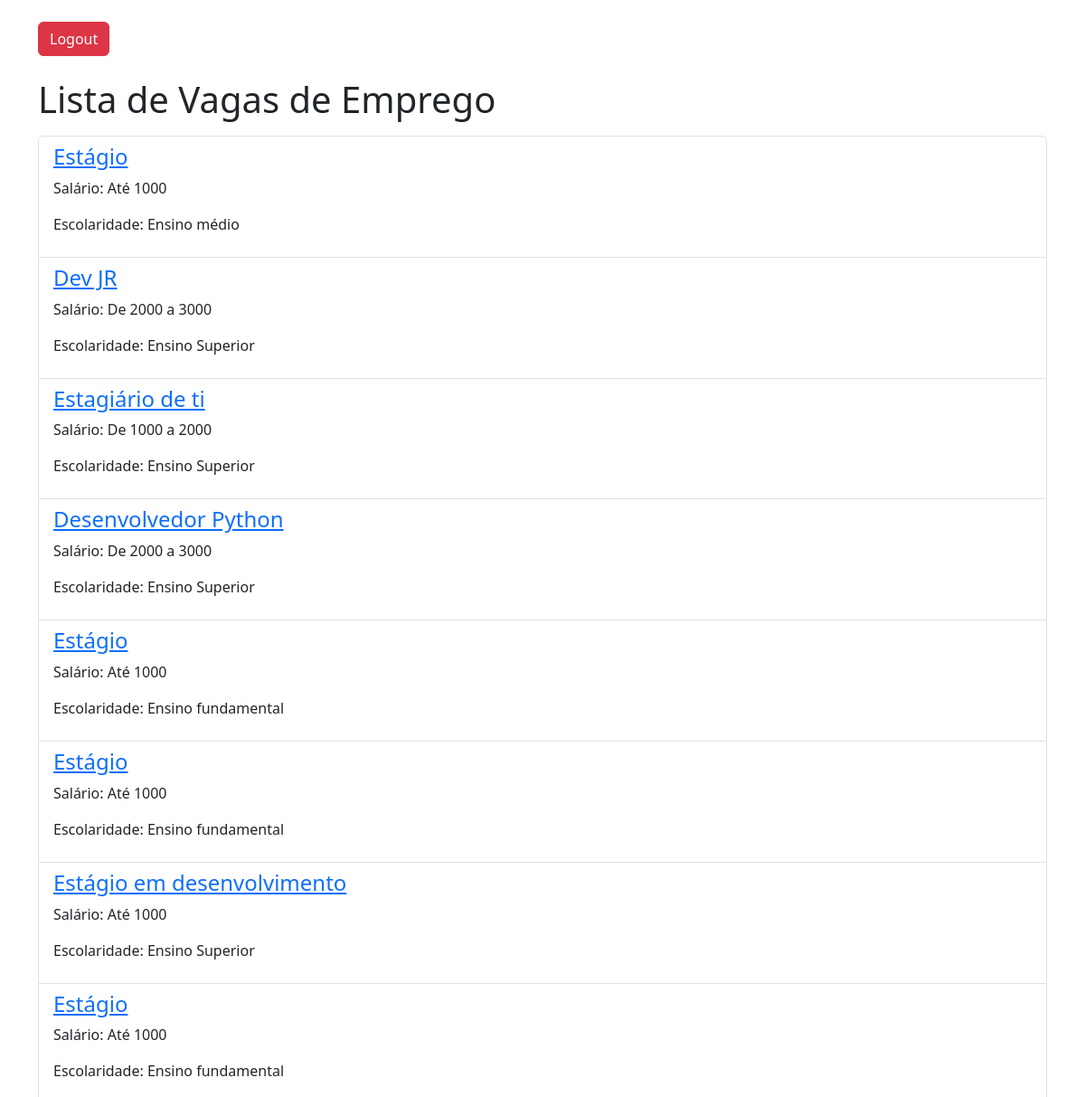
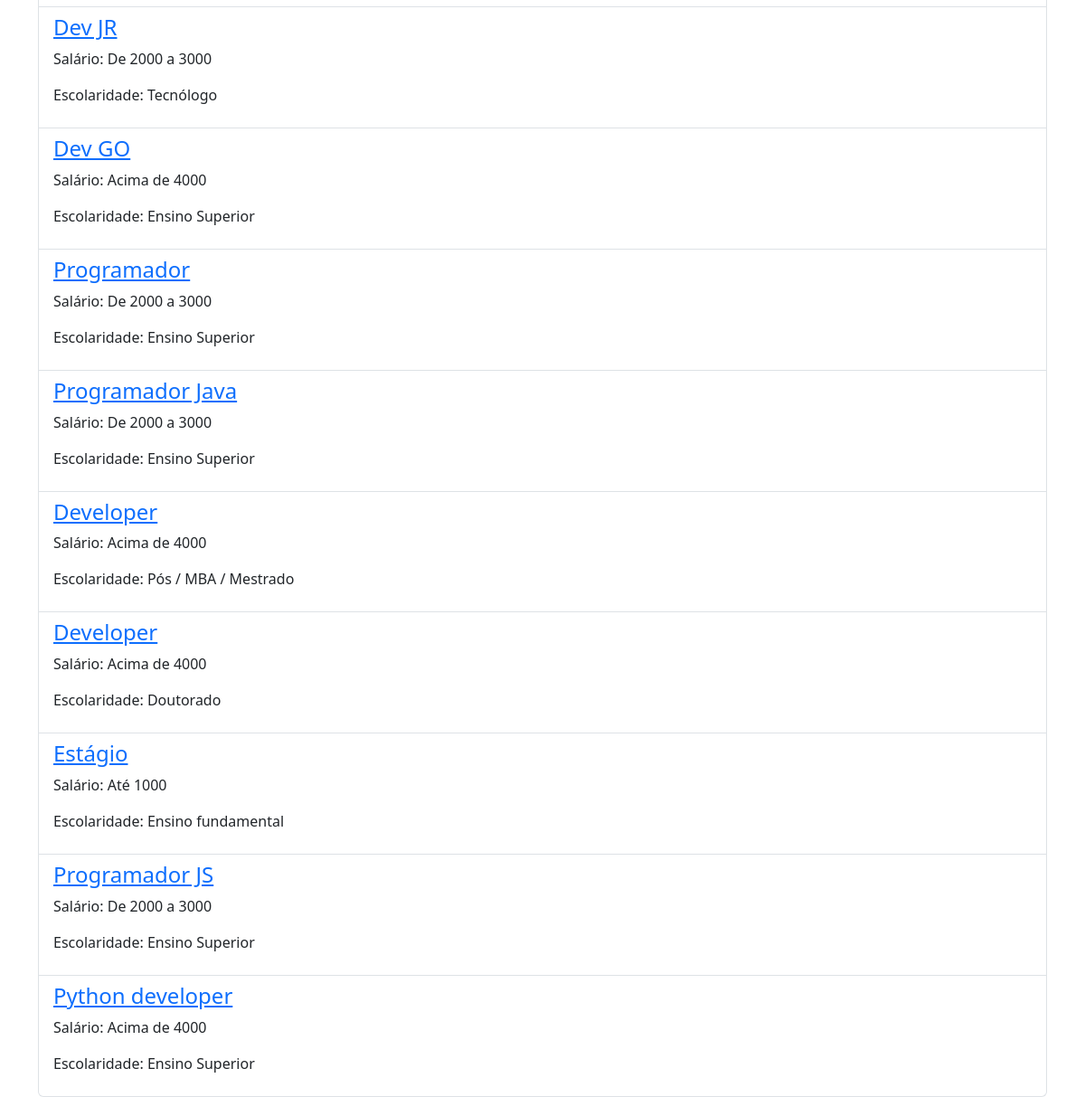
Before: /auth/vagas/ (signed in) with the older database file (2 pictures, top to bottom).
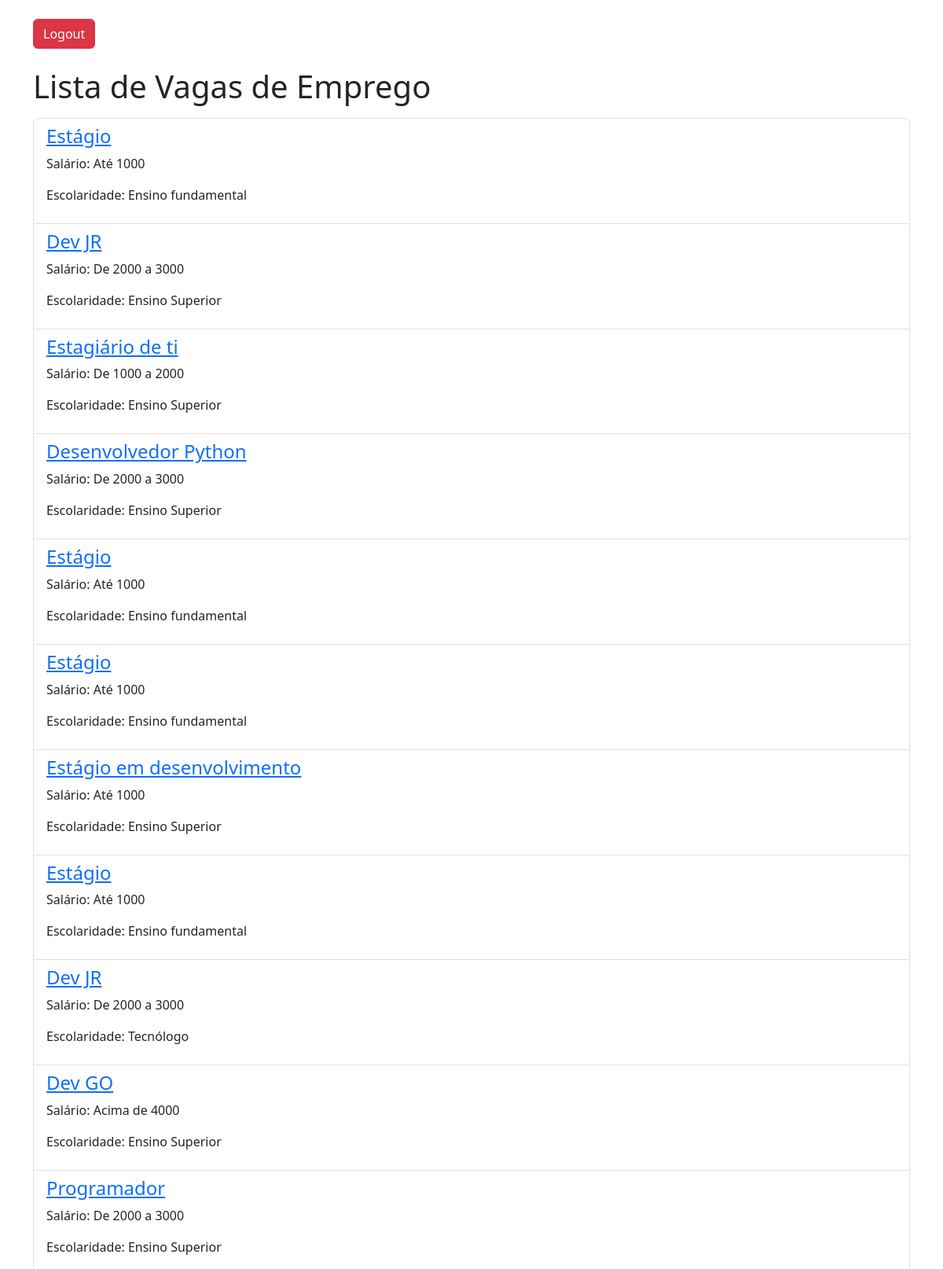
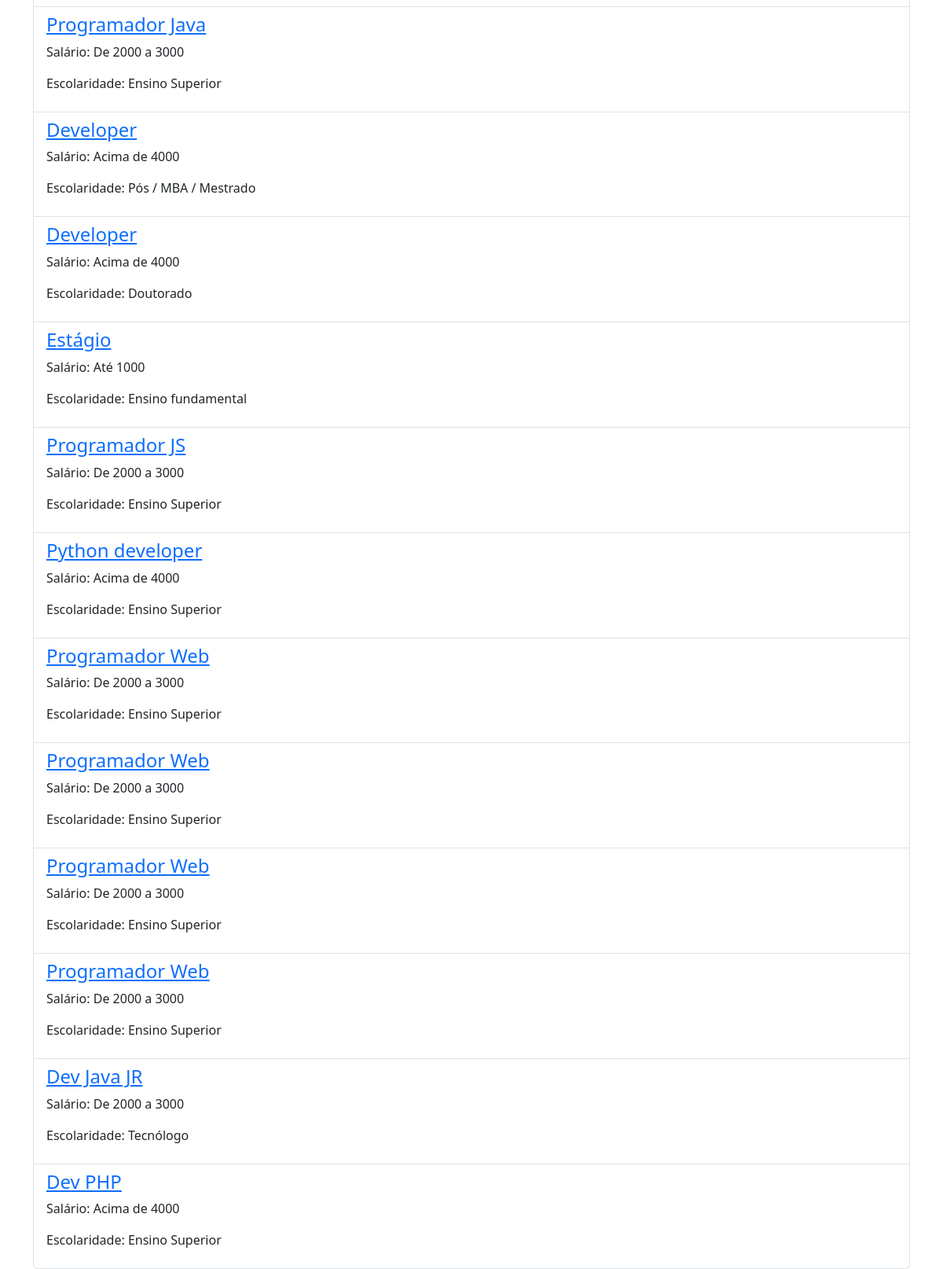
After: the same page with the newer database file (2 pictures, top to bottom).
### empresas/models.py (models this page shows)
class Vagas(models.Model):
    empresa = models.CharField(max_length=100)
    titulo = models.CharField(max_length=150)
    salario = models.CharField(max_length=50)
    escolaridade = models.CharField(max_length=50)

### app_vagas/views.py (the view)
# urls.py: path("vagas/", views.vagas_home, name="vagas_home"),
@login_required(login_url="/")
@has_role_decorator("candidato")
def vagas_home(request):
    vagas = Vagas.objects.all()
    return render(request, "vagas_home.html", {"vagas": vagas})

### app_vagas/templates/vagas_home.html (shortened to what this page needs)
<!DOCTYPE html>
<html lang="en">
<head>
    <link href="https://cdn.jsdelivr.net/npm/bootstrap@5.3.0/dist/css/bootstrap.min.css" rel="stylesheet">
</head>
<body>
    <div class="container mt-4">
        <div class="d-flex justify-content-between">
            <a href="{% url 'logout_view' %}" class="btn btn-danger">Logout</a>
        </div>
        <br>
        <h1 class="mb-3">Lista de Vagas de Emprego</h1>
        <ul class="list-group">
            {% for vaga in vagas %}
                <li class="list-group-item">
                    <a href="{{vaga.id}}"><h4>{{ vaga.titulo }}</h4></a>
                    <p>Salário: {{ vaga.salario }}</p>
                    <p>Escolaridade: {{ vaga.escolaridade }}</p>
                </li>
            {% endfor %}
        </ul>
    </div>
</body>
</html>

Changed rows visible on the page:
changed Vagas (number 1 of 23 on the later page): escolaridade "Ensino médio" → "Ensino fundamental"
added Vagas: titulo "Programador Web", salario "De 2000 a 3000", escolaridade "Ensino Superior"
added Vagas: titulo "Programador Web", salario "De 2000 a 3000", escolaridade "Ensino Superior"
added Vagas: titulo "Programador Web", salario "De 2000 a 3000", escolaridade "Ensino Superior"
added Vagas: titulo "Programador Web", salario "De 2000 a 3000", escolaridade "Ensino Superior"
added Vagas: titulo "Dev Java JR", salario "De 2000 a 3000", escolaridade "Tecnólogo"
added Vagas: titulo "Dev PHP", salario "Acima de 4000", escolaridade "Ensino Superior"
